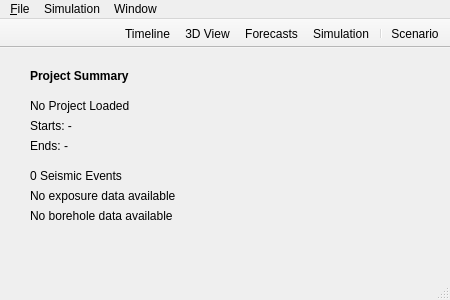
<?xml version="1.0" encoding="UTF-8"?>
<ui version="4.0">
 <class>MainWindow</class>
 <widget class="QMainWindow" name="MainWindow">
  <property name="geometry">
   <rect>
    <x>0</x>
    <y>0</y>
    <width>450</width>
    <height>300</height>
   </rect>
  </property>
  <property name="minimumSize">
   <size>
    <width>450</width>
    <height>300</height>
   </size>
  </property>
  <property name="maximumSize">
   <size>
    <width>450</width>
    <height>300</height>
   </size>
  </property>
  <property name="windowTitle">
   <string>RAMSIS</string>
  </property>
  <property name="unifiedTitleAndToolBarOnMac">
   <bool>true</bool>
  </property>
  <widget class="QWidget" name="centralWidget">
   <widget class="QLabel" name="projectSummaryLabel">
    <property name="geometry">
     <rect>
      <x>30</x>
      <y>20</y>
      <width>131</width>
      <height>16</height>
     </rect>
    </property>
    <property name="font">
     <font>
      <weight>75</weight>
      <bold>true</bold>
     </font>
    </property>
    <property name="text">
     <string>Project Summary</string>
    </property>
   </widget>
   <widget class="QLabel" name="projectNameLabel">
    <property name="geometry">
     <rect>
      <x>30</x>
      <y>50</y>
      <width>211</width>
      <height>16</height>
     </rect>
    </property>
    <property name="text">
     <string>No Project Loaded</string>
    </property>
   </widget>
   <widget class="QLabel" name="startDateLabel">
    <property name="geometry">
     <rect>
      <x>30</x>
      <y>70</y>
      <width>211</width>
      <height>16</height>
     </rect>
    </property>
    <property name="text">
     <string>Starts: -</string>
    </property>
   </widget>
   <widget class="QLabel" name="endDateLabel">
    <property name="geometry">
     <rect>
      <x>30</x>
      <y>90</y>
      <width>211</width>
      <height>16</height>
     </rect>
    </property>
    <property name="text">
     <string>Ends: -</string>
    </property>
   </widget>
   <widget class="QLabel" name="seismicEventCountLabel">
    <property name="geometry">
     <rect>
      <x>30</x>
      <y>120</y>
      <width>261</width>
      <height>16</height>
     </rect>
    </property>
    <property name="text">
     <string>0 Seismic Events</string>
    </property>
   </widget>
   <widget class="QLabel" name="exposureDataLabel">
    <property name="geometry">
     <rect>
      <x>30</x>
      <y>140</y>
      <width>261</width>
      <height>16</height>
     </rect>
    </property>
    <property name="text">
     <string>No exposure data available</string>
    </property>
   </widget>
   <widget class="QLabel" name="boreholeDataLabel">
    <property name="geometry">
     <rect>
      <x>30</x>
      <y>160</y>
      <width>261</width>
      <height>16</height>
     </rect>
    </property>
    <property name="text">
     <string>No borehole data available</string>
    </property>
   </widget>
  </widget>
  <widget class="QMenuBar" name="menuBar">
   <property name="geometry">
    <rect>
     <x>0</x>
     <y>0</y>
     <width>450</width>
     <height>19</height>
    </rect>
   </property>
   <widget class="QMenu" name="menu_File">
    <property name="title">
     <string>&amp;File</string>
    </property>
    <widget class="QMenu" name="menuOpen_Recent">
     <property name="title">
      <string>Open Recent</string>
     </property>
    </widget>
    <addaction name="actionNew_Project"/>
    <addaction name="actionOpen_Project"/>
    <addaction name="menuOpen_Recent"/>
    <addaction name="separator"/>
    <addaction name="actionProject_Settings"/>
    <addaction name="actionApplication_Settings"/>
    <addaction name="separator"/>
    <addaction name="actionImport_Seismic_Data"/>
    <addaction name="actionImport_Hydraulic_Data"/>
    <addaction name="separator"/>
    <addaction name="actionView_Data"/>
   </widget>
   <widget class="QMenu" name="menuSimulation">
    <property name="title">
     <string>Simulation</string>
    </property>
    <addaction name="actionStart_Simulation"/>
    <addaction name="actionPause_Simulation"/>
    <addaction name="actionStop_Simulation"/>
   </widget>
   <widget class="QMenu" name="menuWindow">
    <property name="title">
     <string>Window</string>
    </property>
    <addaction name="actionShow_3D"/>
    <addaction name="actionForecasts"/>
   </widget>
   <addaction name="menu_File"/>
   <addaction name="menuSimulation"/>
   <addaction name="menuWindow"/>
  </widget>
  <widget class="QToolBar" name="mainToolBar">
   <property name="sizePolicy">
    <sizepolicy hsizetype="Expanding" vsizetype="Fixed">
     <horstretch>0</horstretch>
     <verstretch>0</verstretch>
    </sizepolicy>
   </property>
   <property name="layoutDirection">
    <enum>Qt::RightToLeft</enum>
   </property>
   <property name="movable">
    <bool>false</bool>
   </property>
   <property name="toolButtonStyle">
    <enum>Qt::ToolButtonTextUnderIcon</enum>
   </property>
   <property name="floatable">
    <bool>false</bool>
   </property>
   <attribute name="toolBarArea">
    <enum>TopToolBarArea</enum>
   </attribute>
   <attribute name="toolBarBreak">
    <bool>false</bool>
   </attribute>
   <addaction name="actionScenario"/>
   <addaction name="separator"/>
   <addaction name="actionSimulation"/>
   <addaction name="actionForecasts"/>
   <addaction name="actionShow_3D"/>
   <addaction name="actionTimeline"/>
  </widget>
  <widget class="QStatusBar" name="statusBar"/>
  <action name="actionImport_Seismic_Data">
   <property name="text">
    <string>&amp;Import Seismic Data...</string>
   </property>
  </action>
  <action name="actionView_Data">
   <property name="text">
    <string>View Data</string>
   </property>
  </action>
  <action name="actionStart_Simulation">
   <property name="text">
    <string>Start Simulation</string>
   </property>
  </action>
  <action name="actionPause_Simulation">
   <property name="text">
    <string>Pause Simulation</string>
   </property>
  </action>
  <action name="actionStop_Simulation">
   <property name="text">
    <string>Stop Simulation</string>
   </property>
  </action>
  <action name="actionShow_3D">
   <property name="icon">
    <iconset resource="images.qrc">
     <normaloff>:/toolbar-buttons/images/view-3d-toolbar-button.png</normaloff>:/toolbar-buttons/images/view-3d-toolbar-button.png</iconset>
   </property>
   <property name="text">
    <string>3D View</string>
   </property>
  </action>
  <action name="actionImport_Hydraulic_Data">
   <property name="text">
    <string>Import Hydraulic Data...</string>
   </property>
  </action>
  <action name="actionOpen_Project">
   <property name="text">
    <string>&amp;Open Project...</string>
   </property>
  </action>
  <action name="actionNew_Project">
   <property name="text">
    <string>New Project...</string>
   </property>
  </action>
  <action name="actionForecasts">
   <property name="icon">
    <iconset resource="images.qrc">
     <normaloff>:/toolbar-buttons/images/forecast-window-toolbar-button.png</normaloff>:/toolbar-buttons/images/forecast-window-toolbar-button.png</iconset>
   </property>
   <property name="text">
    <string>Forecasts</string>
   </property>
  </action>
  <action name="actionSimulation">
   <property name="icon">
    <iconset resource="images.qrc">
     <normaloff>:/toolbar-buttons/images/simulate-toolbar-button.png</normaloff>:/toolbar-buttons/images/simulate-toolbar-button.png</iconset>
   </property>
   <property name="text">
    <string>Simulation</string>
   </property>
  </action>
  <action name="actionApplication_Settings">
   <property name="enabled">
    <bool>true</bool>
   </property>
   <property name="text">
    <string>Application Settings...</string>
   </property>
  </action>
  <action name="actionTimeline">
   <property name="icon">
    <iconset resource="images.qrc">
     <normaloff>:/toolbar-buttons/images/timeline-window-toolbar-button.png</normaloff>:/toolbar-buttons/images/timeline-window-toolbar-button.png</iconset>
   </property>
   <property name="text">
    <string>Timeline</string>
   </property>
   <property name="toolTip">
    <string>Show Timeline</string>
   </property>
  </action>
  <action name="actionScenario">
   <property name="icon">
    <iconset resource="images.qrc">
     <normaloff>:/toolbar-buttons/images/scenario-toolbar-button.png</normaloff>:/toolbar-buttons/images/scenario-toolbar-button.png</iconset>
   </property>
   <property name="text">
    <string>Scenario</string>
   </property>
   <property name="toolTip">
    <string>Compute Scenario</string>
   </property>
  </action>
  <action name="actionImport_FDSNWS_Data">
   <property name="text">
    <string>Import FDSNWS Data</string>
   </property>
  </action>
  <action name="actionProject_Settings">
   <property name="text">
    <string>Project Settings...</string>
   </property>
  </action>
 </widget>
 <layoutdefault spacing="6" margin="11"/>
 <resources>
  <include location="images.qrc"/>
 </resources>
 <connections/>
</ui>
